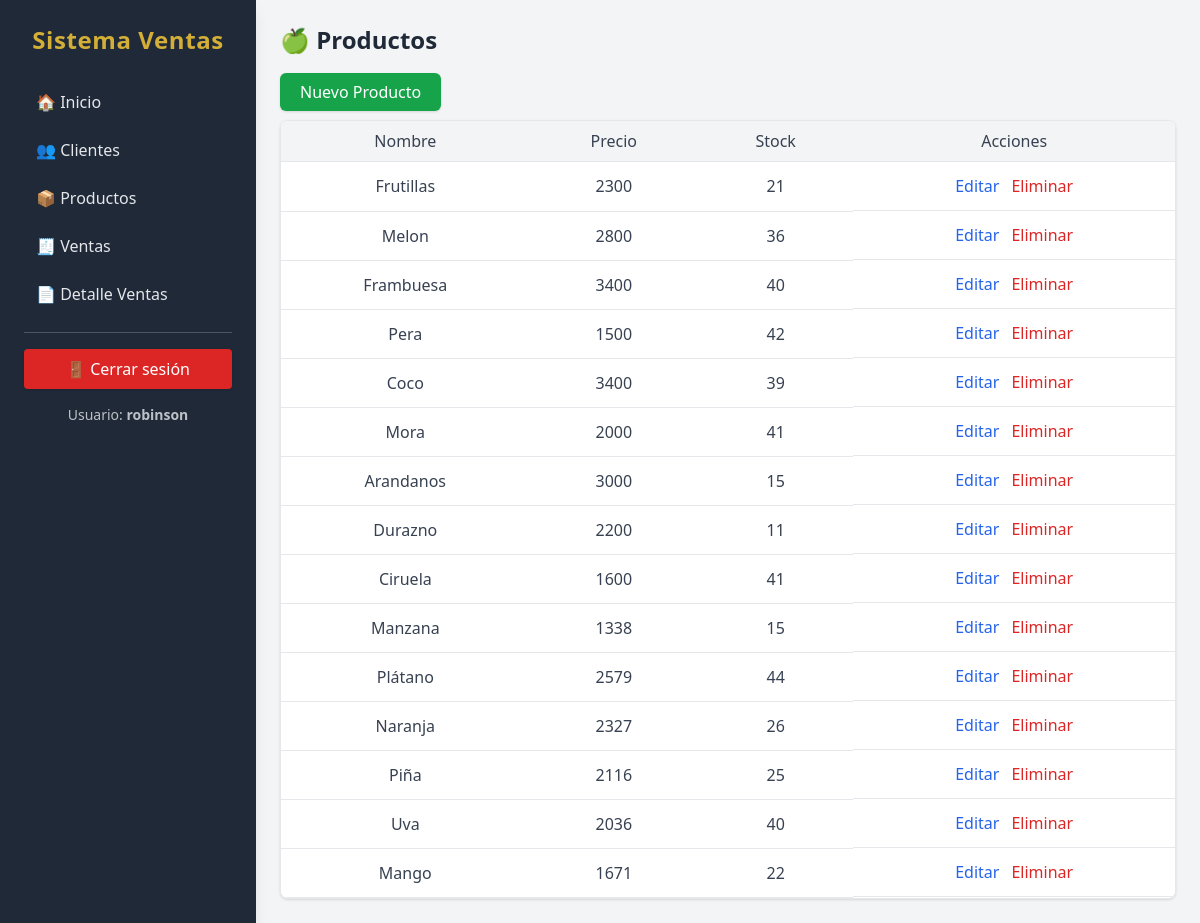
The page /productos/ (signed in) on the database its author committed.
### ventas/models.py (models this page shows, shortened)
class Producto(models.Model):
    nombre = models.CharField(max_length=200)
    precio = models.IntegerField()
    stock = models.IntegerField(default=0)

### ventas/views.py (the view)
# urls.py: path('productos/', views.ProductoList.as_view(), name='productos_list'),
class ProductoList(GenericListView):
    model = Producto
    title = "🍏 Productos"
    model_name = "Producto"
    columns = ["Nombre", "Precio", "Stock"]
    fields = ["nombre", "precio", "stock"]
    add_url = 'ventas:productos_create'
    edit_url = 'ventas:productos_update'
    delete_url = 'ventas:productos_delete'
    numeric_fields = ["precio", "stock"]

### ventas/templatetags/utils.py (called while the page is built)
@register.filter
def get_attr(obj, attr_name):
    return getattr(obj, attr_name)

### ventas/views.py (called while the page is built)
    def get_context_data(self, **kwargs):
        ctx = super().get_context_data(**kwargs)
        ctx['title'] = getattr(self, 'title', self.model_name)
        ctx['model_name'] = self.model_name
        ctx['columns'] = self.columns
        ctx['fields'] = self.fields
        ctx['add_url'] = self.add_url
        ctx['edit_url'] = self.edit_url
        ctx['delete_url'] = self.delete_url
        ctx['numeric_fields'] = self.numeric_fields
        return ctx

### ventas/templates/ventas/list_generic.html (shortened to what this page needs)
{% extends 'base.html' %}
{% load utils %}
{% block content %}
<h1 class="text-2xl font-bold mb-6 text-gray-800">{{ title }}</h1>
<div class="mb-4">
    <a href="{% url add_url %}"
       class="bg-green-600 text-white px-5 py-2 rounded-md shadow hover:bg-green-700 transition">
        Nuevo {{ model_name }}
    </a>
</div>
<div class="overflow-x-auto shadow rounded-lg border border-gray-200">
    <table class="min-w-full bg-white">
        <thead class="bg-gray-100 border-b">
            <tr>
                {% for col in columns %}
                <th class="px-4 py-2 text-center text-gray-700 font-medium">
                    {{ col }}
                </th>
                {% endfor %}
                <th class="px-4 py-2 text-center text-gray-700 font-medium">Acciones</th>
            </tr>
        </thead>
        <tbody>
            {% for object in object_list %}
            <tr class="hover:bg-green-50 transition">
                {% for field in fields %}
                <td class="px-4 py-3 text-center text-gray-700 border-b">
                    {% if field in numeric_fields %}
                        {{ object|get_attr:field|floatformat:0 }}
                    {% else %}
                        {{ object|get_attr:field }}
                    {% endif %}
                </td>
                {% endfor %}
                <td class="px-4 py-3 text-center border-b flex justify-center gap-3">
                    <a href="{% url edit_url object.pk %}"
                       class="text-blue-600 hover:text-blue-800 font-medium transition">
                        Editar
                    </a>
                    <a href="{% url delete_url object.pk %}"
                       class="text-red-600 hover:text-red-800 font-medium transition">
                        Eliminar
                    </a>
                </td>
            </tr>
            {% empty %}
            <tr>
                <td colspan="{{ fields|length|add:'1' }}" class="px-4 py-4 text-center text-gray-500">
                    No hay datos disponibles.
                </td>
            </tr>
            {% endfor %}
        </tbody>
    </table>
</div>
{% endblock %}

### templates/base.html (shortened to what this page needs)
{% load static %}
<!DOCTYPE html>
<html lang="es">
<head>
    <script src="https://cdn.tailwindcss.com"></script>
</head>
<body class="bg-gray-100 min-h-screen flex font-sans">
    {% if user.is_authenticated %}
    {% if not hide_sidebar %}
    <aside class="hidden md:block w-64 bg-secondary text-gray-200 min-h-screen p-6 shadow-lg flex flex-col space-y-4">
        <h2 class="text-center text-2xl font-bold mb-6 tracking-wide text-accent">
            Sistema Ventas
        </h2>
        <nav class="space-y-1 flex flex-col">
            <a class="block py-2.5 px-3 rounded-lg hover:bg-gray-700 hover:text-white transition-colors duration-150 font-medium"
                href="{% url 'ventas:home' %}">🏠 Inicio</a>
            <a class="block py-2.5 px-3 rounded-lg hover:bg-gray-700 hover:text-white transition-colors duration-150 font-medium"
                href="{% url 'ventas:clientes_list' %}">👥 Clientes</a>
            <a class="block py-2.5 px-3 rounded-lg hover:bg-gray-700 hover:text-white transition-colors duration-150 font-medium"
                href="{% url 'ventas:productos_list' %}">📦 Productos</a>
            <a class="block py-2.5 px-3 rounded-lg hover:bg-gray-700 hover:text-white transition-colors duration-150 font-medium"
                href="{% url 'ventas:ventas_list' %}">🧾 Ventas</a>
            <a class="block py-2.5 px-3 rounded-lg hover:bg-gray-700 hover:text-white transition-colors duration-150 font-medium"
                href="{% url 'ventas:detalleventas_list' %}">📄 Detalle Ventas</a>
        </nav>
        <div class="border-t border-gray-600"></div>
        {% if user.is_authenticated %}
        <form method="post" action="{% url 'ventas:logout' %}">
            <button
                class="w-full py-2 px-3 rounded bg-red-600 hover:bg-red-700 transition text-white font-medium shadow">
                🚪 Cerrar sesión
            </button>
        </form>
        <p class="text-center text-sm opacity-80 mt-2">
            Usuario: <span class="font-semibold">{{ user.username }}</span>
        </p>
        {% endif %}
    </aside>
    {% endif %}
    {% endif %}
    <main class="flex-1 p-6 overflow-y-auto">
        {% block content %}{% endblock %}
    </main>
</body>
</html>

### rows shown on the page
Producto: fields "Frutillas", fields "2300" "21"
Producto: fields "Melon", fields "2800" "36"
Producto: fields "Frambuesa", fields "3400" "40"
Producto: fields "Pera", fields "1500" "42"
Producto: fields "Coco", fields "3400" "39"
Producto: fields "Mora", fields "2000" "41"
Producto: fields "Arandanos", fields "3000" "15"
Producto: fields "Durazno", fields "2200" "11"
Producto: fields "Ciruela", fields "1600" "41"
Producto: fields "Manzana", fields "1338" "15"
Producto: fields "Plátano", fields "2579" "44"
Producto: fields "Naranja", fields "2327" "26"
Producto: fields "Piña", fields "2116" "25"
Producto: fields "Uva", fields "2036" "40"
Producto: fields "Mango", fields "1671" "22"

### other values the page prints
{{ user.username }} "robinson"
{{ title }} "🍏 Productos"
{{ model_name }} "Producto"
{{ col }} "Nombre" "Precio" "Stock"
